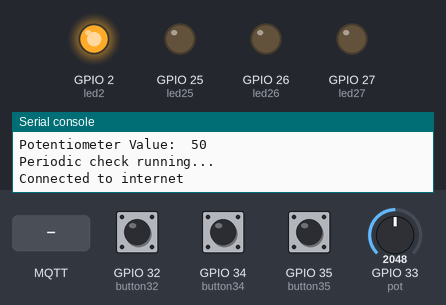
A program run on a simulated ESP32 board running MicroPython. On the bench: output pins drawn as LEDs (lit = HIGH), the last lines printed to the serial console. The test bench sets the inputs (shaded band); at power-on: GPIO 32 (button32) HIGH, GPIO 33 (pot) = 2048, GPIO 34 (button34) HIGH, GPIO 35 (button35) HIGH (analog values on the 0–4095 scale). WiFi joins after 1.5 s; the clock reads 2024-03-15 10:24:30 at power-on unless the program sets it; no MQTT or app messages arrive unless stated; threads take turns every 2 ms.

Above: at 5.4 s.
5.5 s: MQTT message "1" arrives on the first subscribed topic
At 6.6 s:
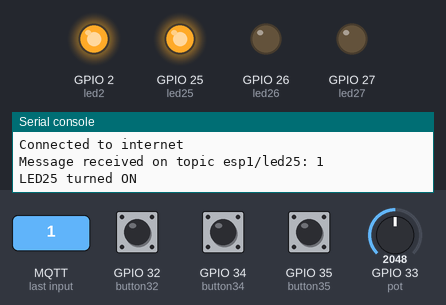
8.9 s: MQTT message "0" arrives on the first subscribed topic
At 9.5 s:
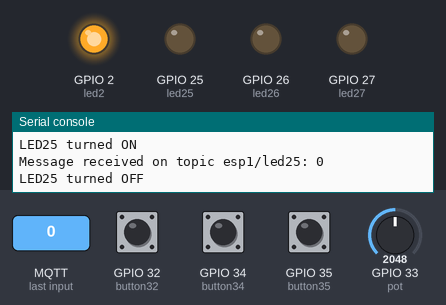
Timing chart, 0 to 11.9 s (numbered marks = the images above; inputs shaded):
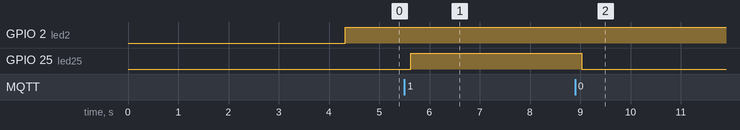

The program:

main.py
```python
import network
import time
import machine
import _thread
import socket
from umqtt.simple import MQTTClient
from machine import ADC
import ntptime  # To sync time with NTP server
import utime    # To work with time functions like localtime()


wdt = machine.WDT(timeout=60000) # settings for watchdog to feed max each 60 seconds

thread_flag = True
launch_flag = True
refresh = 0


# Configure the LED pins
led25 = machine.Pin(25, machine.Pin.OUT)
led26 = machine.Pin(26, machine.Pin.OUT)
led27 = machine.Pin(27, machine.Pin.OUT)
led2 = machine.Pin(2, machine.Pin.OUT)

led25.value(0)  # Ensure LEDs are off initially
led26.value(0)
led27.value(0)
led2.value(0)

# Configure the button pins
button32 = machine.Pin(32, machine.Pin.IN, machine.Pin.PULL_UP)
button34 = machine.Pin(34, machine.Pin.IN, machine.Pin.PULL_UP)
button35 = machine.Pin(35, machine.Pin.IN, machine.Pin.PULL_UP)

#ADC on Pin 33 Variable = pot
pot = machine.ADC(machine.Pin(33))  # Create ADC object on GPIO 33
pot.atten(machine.ADC.ATTN_11DB)  # Set attenuation fuul range 3.3v

# Wi-Fi credentials
WIFI_SSID = "Rassi Net3"
WIFI_PASSWORD = "******"

# MQTT configuration
MQTT_ID = "esp1_client" # must be unique for each esp32 ( esp1_client ,esp2_client , .... )
MQTT_BROKER = "777b4628764876876857638567ecb6480.s1.eu.hivemq.cloud"
MQTT_PORT = 8883
MQTT_USER = "sam02"
MQTT_PASSWORD = "Holyraviolli67"
MQTT_TOPICS = ["esp1/led25", "esp1/led26", "esp1/led27", "esp1/button32", "esp1/button34", "esp1/button35"]
# esp1/refresh , esp1/time_now


# Function to connect to Wi-Fi
def connect_to_wifi():
    global wlan
    wlan = network.WLAN(network.STA_IF)
    wlan.active(False)  # Deactivate Wi-Fi
    time.sleep(0.5)  # Give it a moment to reset
    wlan.active(True)  # Reactivate Wi-Fi
    time.sleep(0.5)

    wlan.connect(WIFI_SSID, WIFI_PASSWORD)
    time.sleep(1)
    start_time = time.time()
    while not wlan.isconnected():
        print("Connecting to Wi-Fi...")
        time.sleep(2)
        if time.time() - start_time > 60:
            print("Failed to connect to Wi-Fi within timeout")
            print("Push reset or power off and on the ESP32 or check Wi-Fi settings")
            print("MACHINE RESET")
            wlan.disconnect()
            wlan.active(False)
            time.sleep(60)  # Ensure clean disconnect and retry after 60 sec
            machine.reset() # restart esp : reset
            while True:
                led2.value(0)
                time.sleep(0.1)
                led2.value(1)
                time.sleep(0.1)
            return

    print('Connected to Wi-Fi, IP:', wlan.ifconfig()[0])


# Callback function for received messages
def mqtt_message_callback(topic, msg):

    global refresh

    topic_decoded = topic.decode('utf-8')  # Decode topic to differentiate between them
    try:
        message_value = int(msg)  # Directly convert message to an integer (1 or 0)
    except ValueError:
        print(f"Invalid message on topic {topic_decoded}: {msg}")
        return  # Exit if the message is not a valid integer

    print(f"Message received on topic {topic_decoded}: {message_value}")

    if topic_decoded == "esp1/led25":
        led25.value(message_value)
        print(f"LED25 turned {'ON' if message_value == 1 else 'OFF'}")
    elif topic_decoded == "esp1/led26":
        led26.value(message_value)
        print(f"LED26 turned {'ON' if message_value == 1 else 'OFF'}")
    elif topic_decoded == "esp1/led27":
        led27.value(message_value)
        print(f"LED27 turned {'ON' if message_value == 1 else 'OFF'}")
    elif topic_decoded == "esp1/refresh":
        refresh = message_value
        print("Refresh = ",refresh)


connect_to_wifi()


# Function to check internet connectivity using a socket
def check_server_connectivity():
    global thread_flag
    try:
        # Connect to Google's public DNS server on port 53
        addr = ("8.8.8.8", 53)
        s = socket.socket()
        s.settimeout(2)  # Set a timeout of 2 seconds
        s.connect(addr)
        s.close()
        print("Connected to internet")
        led2.value(1)
        return True
    except Exception as e:
        led2.value(0)
        print("No internet connectivity!", e)
        print("reseting the esp in 5 seconds")
        thread_flag = False
        time.sleep(5)
        machine.reset()
        return False


# function that run in thread to periodically check esp connectivity
def periodic_check():
    global thread_flag
    while thread_flag == True :

        print("Periodic check running...")


        if check_server_connectivity() == False :
            # Disconnect Wi-Fi completely
            led2.value(0)
            print("MACHINE RESET")
            wlan.disconnect()
            wlan.active(False)
            time.sleep(2)  # Ensure clean disconnect
            machine.reset() # restart esp : reset

        time.sleep(10)


# Main program
def main():
    oldpot_value=0
    global launch_flag
    global refresh
    print("Connecting to MQTT broker...")
    try:

        ntptime.settime()  # Syncs with NTP server
        currenttime = utime.localtime()
        print("Current time:", currenttime)

        client = MQTTClient(
            client_id= MQTT_ID,
            server= MQTT_BROKER,
            port= MQTT_PORT,
            user= MQTT_USER,
            password= MQTT_PASSWORD,
            keepalive=60,
            ssl=True,
            ssl_params={'server_hostname':'90b4626652fe44619a4ad5567ecb6480.s1.eu.hivemq.cloud'}  # Certificate verification
        )

        # Set Last Will and Testament (LWT)
        client.set_last_will("esp1/status", "offline", retain=True, qos=1)

        client.set_callback(mqtt_message_callback)
        client.connect()
        client.publish("esp1/status", "online", retain=True)
        print("MQTT connected!")

    except Exception as e:
        print(f"MQTT connection failed: {type(e).__name__}, {e}")
        return

    for topic in MQTT_TOPICS[:3]:  # Subscribe to LED topics
        client.subscribe(topic)
        print(f"Subscribed to topic: {topic}")
    client.subscribe(b"esp1/refresh")

    button_states = {
        "esp1/button32": button32.value(),
        "esp1/button34": button34.value(),
        "esp1/button35": button35.value()
    }


    # Start new thread to monitor the connectivity of esp32
    print ("launch_flag is now set to  ",launch_flag)
    if launch_flag == True:
        _thread.start_new_thread(periodic_check, ())


    while True:
        try:
            client.check_msg()

            # Add a ping every 30 seconds to ensure connection is kept alive
            if time.time() % 30 == 0:  # Check every 30 seconds
                time.sleep(1)
                client.ping()  # Send ping to the broker
                print("Ping sent to the broker")

            # Check for changes in button states
            for button_topic, button_pin in zip(
                ["esp1/button32", "esp1/button34", "esp1/button35"],
                [button32, button34, button35]
            ):
                current_state = button_pin.value()
                if current_state != button_states[button_topic]:
                    button_states[button_topic] = current_state
                    message = "1" if current_state == 1 else "0"  # Active-low logic
                    client.publish(button_topic, message)
                    currenttime = utime.localtime()
                    time_now = "{:02d}:{:02d}:{:02d}".format((currenttime[3]+2)%24, currenttime[4], currenttime[5])
                    client.publish("esp1/time_now", str(time_now),retain=True)
                    print(f"Button state changed: {button_topic} is now {'PUSHED' if message == '1' else 'NOT PUSHED'}")


            pot_value = int((pot.read()/4096)*100)
            if abs(pot_value - oldpot_value) > 5 :
                print("Potentiometer Value: " ,pot_value)
                oldpot_value=pot_value
                currenttime = utime.localtime()
                time_now = "{:02d}:{:02d}:{:02d}".format((currenttime[3]+2)%24, currenttime[4], currenttime[5])
                client.publish("esp1/time_now", str(time_now),retain=True)
                client.publish("esp1/pot", str(pot_value),retain=True)

            if refresh == 1 :
                currenttime = utime.localtime()
                time_now = "{:02d}:{:02d}:{:02d}".format((currenttime[3]+2)%24, currenttime[4], currenttime[5])
                client.publish("esp1/time_now", str(time_now),retain=True)
                pot_value = int((pot.read()/4096)*100)
                client.publish("esp1/pot", str(pot_value),retain=True)
                client.publish("esp1/button32", str(button32.value()),retain=True)
                client.publish("esp1/button34", str(button34.value()),retain=True)
                client.publish("esp1/button35", str(button35.value()),retain=True)
                refresh = 0
                time.sleep(1)


            wdt.feed() # Feed the watchdog to prevent reset


            time.sleep(0.2)  # Small delay to avoid rapid polling

        except KeyboardInterrupt:
            print("Disconnecting...")
            led2.value(0)
            client.disconnect()
            print("Disconnected.")
        except OSError as e:
            global launch_flag
            print(f"Connection lost: {e}")
            led2.value(0)

            try:
                client.disconnect()
            except Exception:
                pass  # Ignore errors if already disconnected

            time.sleep(5)
            try:
                client.connect()
                print("Reconnected to mqtt again and again")
                for topic in MQTT_TOPICS[:3]:  # Ensure re-subscription in case of disconnection
                    client.subscribe(topic)
                    print(f"Resubscribed to topic: {topic}")
            except OSError as e:
                print(f"Reconnection again and again failed: {e}")
                time.sleep(5)
            launch_flag = False
            print("Reconnecting... ... ...")
            time.sleep(3)  # Wait before retrying
            continue  # Restart the loop instead of calling `main()`
            # main()  # Restart the main function


if __name__ == "__main__":
    main()
```

Measured:
- after the input at 5.5 s, GPIO 25 (led25): LOW → HIGH after 0.13 s
- after the input at 8.9 s, GPIO 25 (led25): HIGH → LOW after 0.13 s
